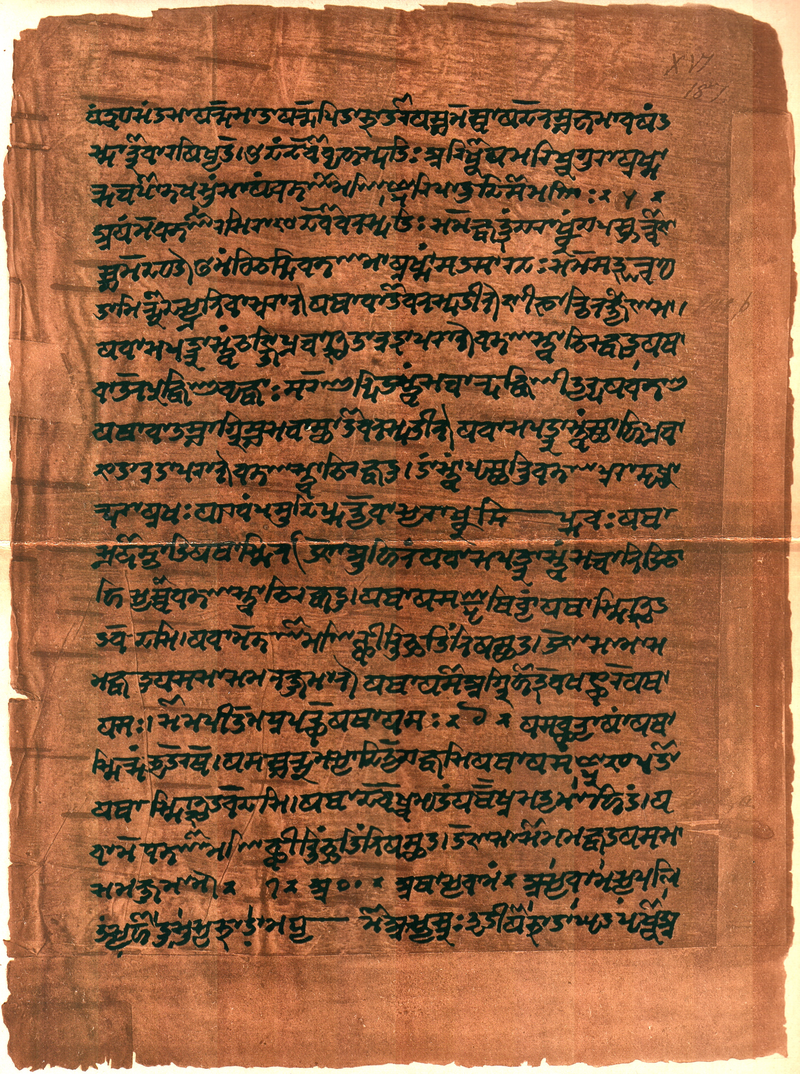
#> input picture atharvaveda.png, 800 x 1074 px
$ python textDocumentCleaner.py
#> lines starting #> are read from the running program, lines starting #| are printed output that depends on the picture
import matplotlib.image as mpimg
import matplotlib.pyplot as plt
import numpy as np
from sklearn.cluster import KMeans
import matplotlib.colors as mc;

#Read Image
img = mpimg.imread('atharvaveda.png')
#> img is the input picture: shape (1074, 800, 3) float32; mean R, G, B 0.584, 0.385, 0.255
#print(img.shape)

#Show original image
plt.figure("Before processing")
plt.imshow(img)

#Prepare samples from image
X = np.reshape(img,(-1,4))

#Preprocess the colors to HSV from RGB
hsv = mc.rgb_to_hsv(X[:,0:3])

#Find clusters
myclusters = 3
kmeans = KMeans(n_clusters=myclusters)
kmeans.fit(hsv)

#Identify cluster of interest
print(kmeans.cluster_centers_)
clusterCenterBrightness = kmeans.cluster_centers_[:,2]
minBrightCluster = np.argmin(clusterCenterBrightness, 0)
print(minBrightCluster)

#Recolor other clusters to white
for i in range(myclusters) :
    if(i != minBrightCluster) :
        X[kmeans.labels_==i] = [1,1,1,1]

#Reshape samples back to image
Y = np.reshape(X, (img.shape[0], img.shape[1], -1))
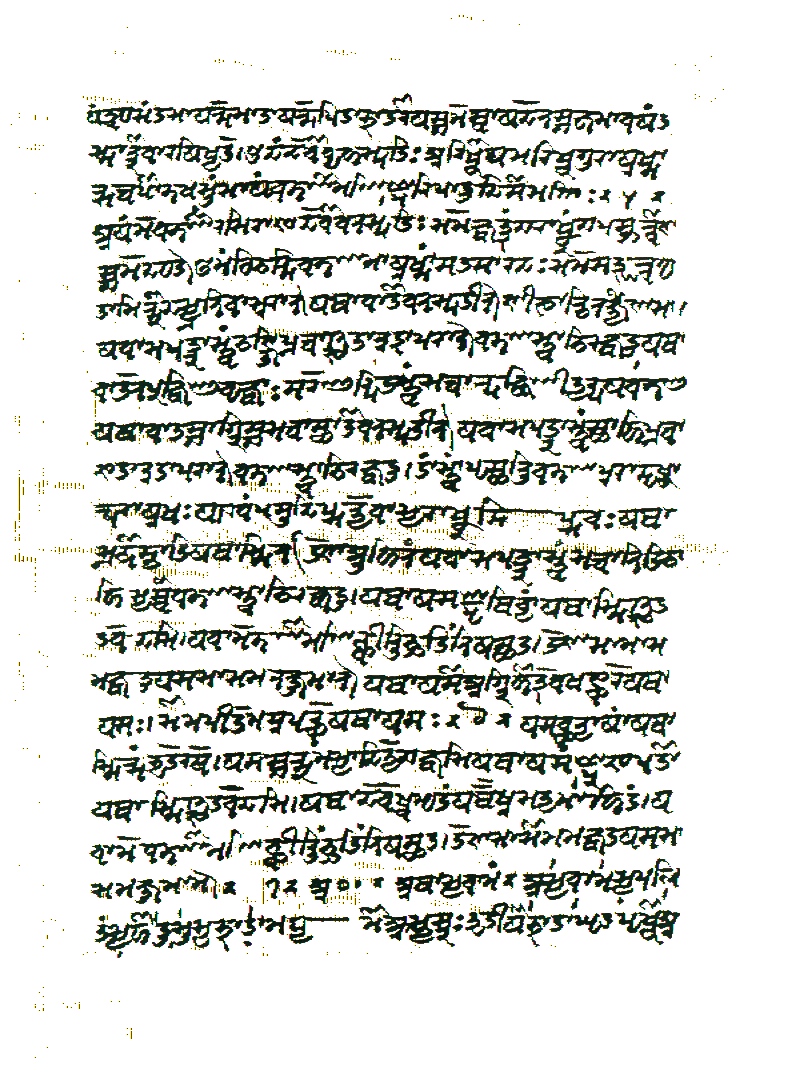
#> Y: shape (1074, 800, 3) float32; mean R, G, B 0.847, 0.855, 0.84

#Show final plot
plt.figure("After processing")
plt.imshow(Y)
plt.show()
